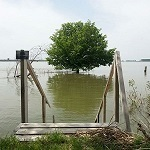
#> input picture img_xsmall.jpg, 150 x 150 px
$ python dnn_autoencoder1.py
#> lines starting #> are read from the running program, lines starting #| are printed output that depends on the picture
# -*- coding: utf-8 -*-
"""
Created on Mon May  8 22:38:29 2017

@author: Andrei
"""

from online_dnn_engine import OnlineDNN
from online_dnn_engine import odn_utils
from online_dnn_engine import OnlineDNNLayer

from scipy.ndimage import imread

from matplotlib import pyplot as plt

import numpy as np

if __name__ == '__main__':

    print("OnlineDNN Autoencoder test")

    # load images
    s_imgfile = "img_xsmall.jpg"
    np_img = imread(s_imgfile, flatten=True)
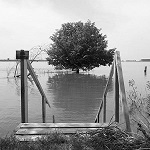
#> np_img: shape (150, 150) float32; min 0.886, max 254.1, mean 153.3
    np_X = np_img.reshape(1,np_img.size)
    img_size = np.sqrt(np_img.size) # assume square image
#> img_size = 150
    np_X /= 255
    np_y = np_X
    nr_in_units = np_X.size
#> nr_in_units = 22500
    nr_out_units= nr_in_units
#> nr_out_units = 22500
#> (the run stopped early here; a loop or call above may not have finished)

$ run again, with img_small.jpg copied over img_xsmall.jpg
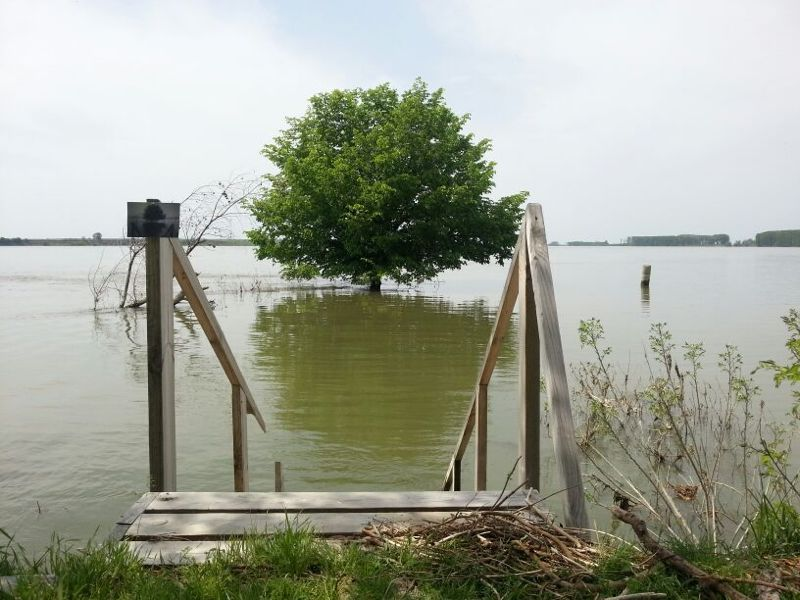
#> input picture img_small.jpg, 800 x 600 px
#> `np_img = imread(s_imgfile, flatten=True)`:
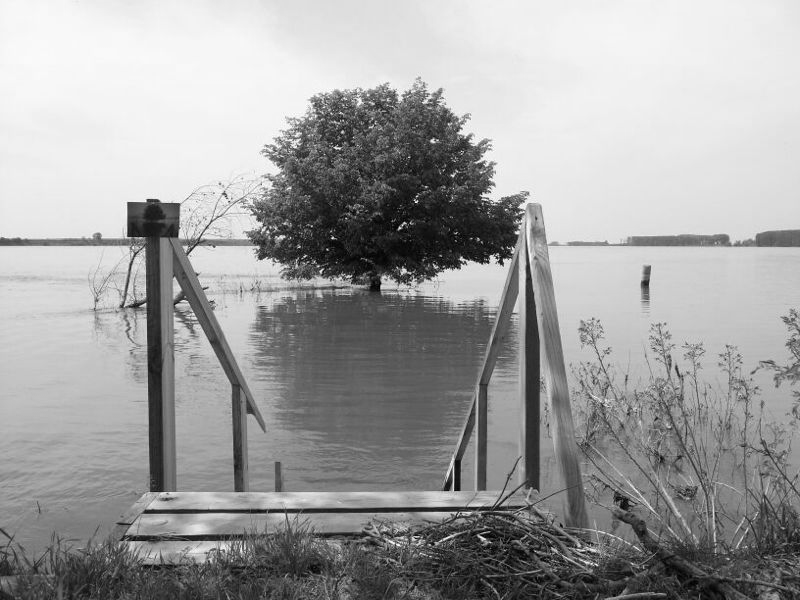
#> np_img: shape (600, 800) float32; min 0.886, max 255, mean 160.8
